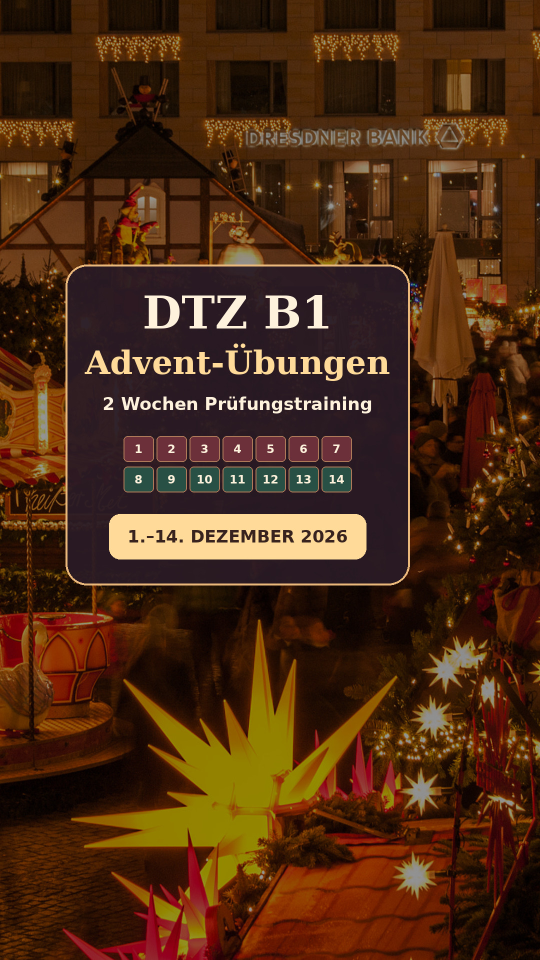
#> input picture advent/publishing/instagram-cover.jpg, 1080 x 1920 px, given in place of market.jpg, which was not available (shown at 1/2 size)
$ python make_covers.py
#> lines starting #> are read from the running program, lines starting #| are printed output that depends on the picture
import argparse
import hashlib
import json
from pathlib import Path

from PIL import Image, ImageDraw, ImageEnhance, ImageFont, ImageOps

HERE = Path(__file__).resolve().parent
BUILD = HERE.parent / "build/winter-v7"
SIZE = (1080, 1920)
FONT_DIR = Path("/usr/share/fonts/truetype/dejavu")
GOLD = "#ffda99"
CREAM = "#fff2dd"


def font(size, serif=False):
    family = "DejaVuSerif" if serif else "DejaVuSans"
    return ImageFont.truetype(str(FONT_DIR / f"{family}-Bold.ttf"), size)


def make_cover(background, safe):
    foreground = Image.new("RGBA", SIZE)
    draw = ImageDraw.Draw(foreground)
    draw.rounded_rectangle((131, 529, 819, 1170), 43, fill="#291a24ee", outline="#eab87a", width=4)
    draw.rectangle((429, 549, 520, 604), outline=CREAM)
    for i, color in enumerate(("#000000", "#dd0000", "#ffce00")):
        y = 550 + i * 18
        draw.rectangle((430, y, 519, y + 17), fill=color)
    draw.text((475, 657), "DTZ B1", font=font(90, serif=True), fill=CREAM, anchor="mm")
    draw.text((475, 742), "Advent-Übungen", font=font(65, serif=True), fill=GOLD, anchor="mm")
    draw.text((475, 808), "2 Wochen Prüfungstraining", font=font(35), fill=CREAM, anchor="mm")
    for day in range(1, 15):
        row, column = divmod(day - 1, 7)
        x, y = 247 + column * 66, 872 + row * 61
        fill = "#6b3039" if row == 0 else "#285044"
        draw.rounded_rectangle((x, y, x + 60, y + 51), 8, fill=fill, outline="#ad7958", width=2)
        draw.text((x + 30, y + 26), str(day), font=font(23), fill=CREAM, anchor="mm")
    draw.rounded_rectangle((218, 1028, 732, 1118), 22, fill=GOLD)
    draw.text((475, 1073), "1.–14. DEZEMBER 2026", font=font(34), fill="#39231e", anchor="mm")

    box = foreground.getbbox()
    x0, y0, x1, y1 = box
    crops = {
        "video_safe_area": safe,
        "cover_safe_area": [110, 510, 835, 1200],
        "square": [0, 420, 1080, 1500],
        "4:5": [0, 285, 1080, 1635],
        "3:4": [0, 240, 1080, 1680],
        "zoomed_square": [54, 474, 1026, 1446],
    }
    for name, (left, top, right, bottom) in crops.items():
        if not (left <= x0 < x1 <= right and top <= y0 < y1 <= bottom):
            raise ValueError(f"{name} cuts off foreground {box}")
    return Image.alpha_composite(background, foreground).convert("RGB"), box


def main():
    parser = argparse.ArgumentParser()
    parser.add_argument("--out", type=Path, default=HERE)
    args = parser.parse_args()
    args.out.mkdir(parents=True, exist_ok=True)
    with Image.open(BUILD / "market.jpg") as photo:
#> photo is the input picture: PIL image 1080x1920 RGB; mean R, G, B 76.9, 43.7, 20.1
        background = ImageEnhance.Brightness(ImageOps.fit(photo.convert("RGB"), SIZE)).enhance(.58).convert("RGBA")
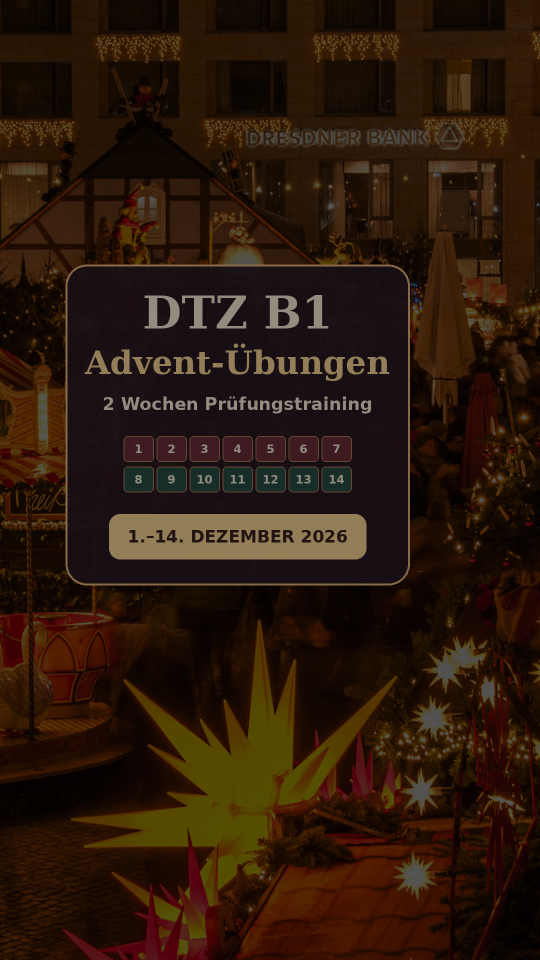
#> background: PIL image 1080x1920 RGBA (shown at 1/2 size); mean R, G, B, A 44.1, 24.9, 11.3, 255
#> (the run stopped early here; a loop or call above may not have finished)

$ run again, on pilot_3d/assets/pictures/supermarkt.jpg
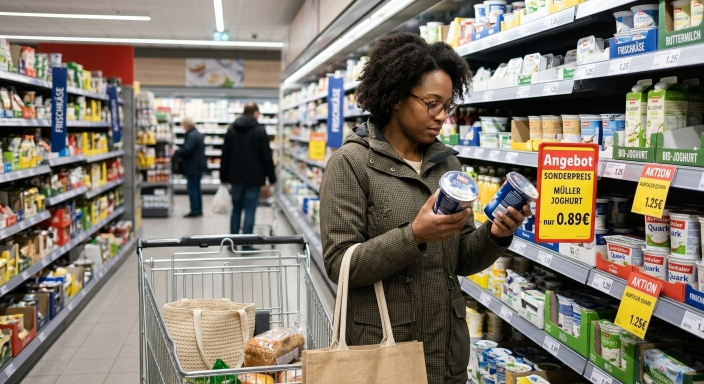
#> input picture pilot_3d/assets/pictures/supermarkt.jpg, 1408 x 768 px, given in place of market.jpg, which was not available (shown at 1/2 size)
#> in main, photo is the input picture: PIL image 1408x768 RGB; mean R, G, B 131.5, 123.9, 111.1
#> in main, `background = ImageEnhance.Brightness(ImageOps.fit(photo.convert("RGB")..`:
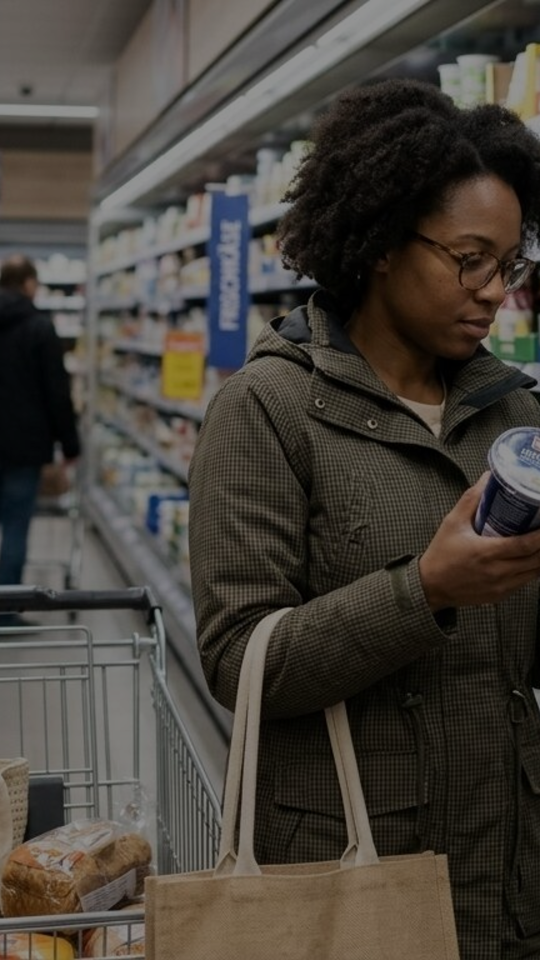
#> background: PIL image 1080x1920 RGBA (shown at 1/2 size); mean R, G, B, A 70, 64.9, 58.1, 255
